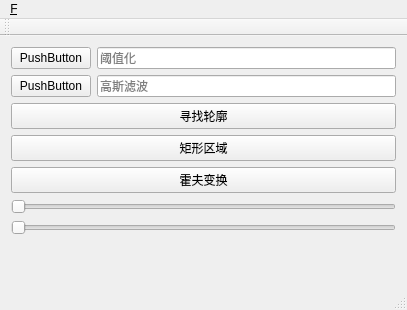
<?xml version="1.0" encoding="UTF-8"?>
<ui version="4.0">
 <class>MainWindow</class>
 <widget class="QMainWindow" name="MainWindow">
  <property name="geometry">
   <rect>
    <x>0</x>
    <y>0</y>
    <width>407</width>
    <height>310</height>
   </rect>
  </property>
  <property name="windowTitle">
   <string>MainWindow</string>
  </property>
  <widget class="QWidget" name="centralWidget">
   <layout class="QVBoxLayout" name="verticalLayout">
    <item>
     <layout class="QHBoxLayout" name="horizontalLayout_2">
      <item>
       <widget class="QPushButton" name="pushButton_2">
        <property name="text">
         <string>PushButton</string>
        </property>
       </widget>
      </item>
      <item>
       <widget class="QLineEdit" name="lineEdit_2">
        <property name="inputMask">
         <string/>
        </property>
        <property name="text">
         <string/>
        </property>
        <property name="placeholderText">
         <string>阈值化</string>
        </property>
       </widget>
      </item>
     </layout>
    </item>
    <item>
     <layout class="QHBoxLayout" name="horizontalLayout">
      <item>
       <widget class="QPushButton" name="pushButton">
        <property name="text">
         <string>PushButton</string>
        </property>
       </widget>
      </item>
      <item>
       <widget class="QLineEdit" name="lineEdit">
        <property name="inputMask">
         <string/>
        </property>
        <property name="text">
         <string/>
        </property>
        <property name="placeholderText">
         <string>高斯滤波</string>
        </property>
       </widget>
      </item>
     </layout>
    </item>
    <item>
     <widget class="QPushButton" name="pushButton_3">
      <property name="text">
       <string>寻找轮廓</string>
      </property>
     </widget>
    </item>
    <item>
     <widget class="QPushButton" name="pushButton_4">
      <property name="text">
       <string>矩形区域</string>
      </property>
     </widget>
    </item>
    <item>
     <widget class="QPushButton" name="pushButton_5">
      <property name="text">
       <string>霍夫变换</string>
      </property>
     </widget>
    </item>
    <item>
     <widget class="QSlider" name="horizontalSlider_2">
      <property name="maximum">
       <number>500</number>
      </property>
      <property name="orientation">
       <enum>Qt::Horizontal</enum>
      </property>
     </widget>
    </item>
    <item>
     <widget class="QSlider" name="horizontalSlider_3">
      <property name="maximum">
       <number>255</number>
      </property>
      <property name="orientation">
       <enum>Qt::Horizontal</enum>
      </property>
     </widget>
    </item>
    <item>
     <spacer name="verticalSpacer">
      <property name="orientation">
       <enum>Qt::Vertical</enum>
      </property>
      <property name="sizeHint" stdset="0">
       <size>
        <width>20</width>
        <height>145</height>
       </size>
      </property>
     </spacer>
    </item>
   </layout>
  </widget>
  <widget class="QMenuBar" name="menuBar">
   <property name="geometry">
    <rect>
     <x>0</x>
     <y>0</y>
     <width>407</width>
     <height>23</height>
    </rect>
   </property>
   <widget class="QMenu" name="menu_F">
    <property name="title">
     <string>&amp;F</string>
    </property>
   </widget>
   <addaction name="menu_F"/>
  </widget>
  <widget class="QToolBar" name="mainToolBar">
   <attribute name="toolBarArea">
    <enum>TopToolBarArea</enum>
   </attribute>
   <attribute name="toolBarBreak">
    <bool>false</bool>
   </attribute>
  </widget>
  <widget class="QStatusBar" name="statusBar"/>
 </widget>
 <layoutdefault spacing="6" margin="11"/>
 <resources/>
 <connections/>
</ui>
